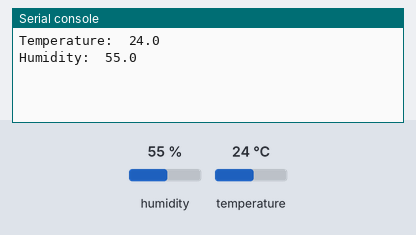
Simulated run of this program. Board: Raspberry Pi Pico running MicroPython. Shown: the last lines printed to the serial console. The test bench sets the inputs (shaded band); at power-on: humidity 55 %, temperature 24 °C.

Above: at 11.2 s.
11.3 s: humidity set to 22 %
At 15.0 s:
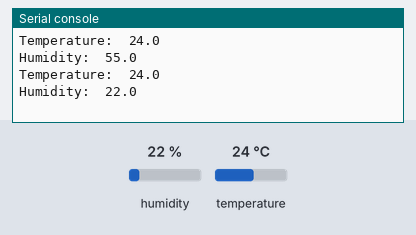
15.3 s: temperature set to 12 °C
At 19.0 s:
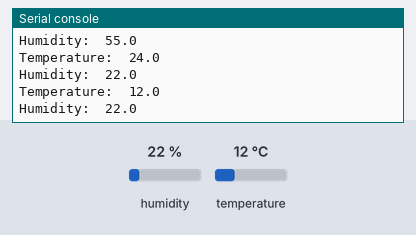
19.3 s: humidity set to 40 %
At 23.0 s:
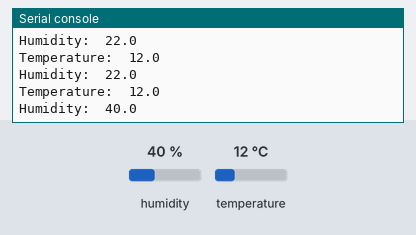
Timing chart, 0 to 24.5 s (numbered marks = the images above; inputs shaded):
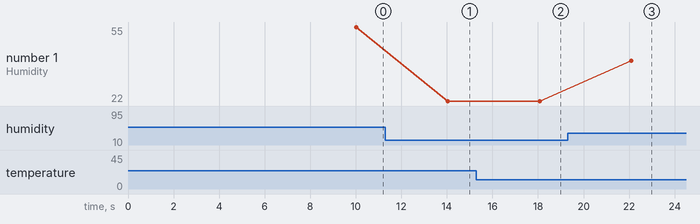

The program:

practice_temp_humidity.py
```python
# Reference: https://how2electronics.com/interfacing-dht11-temperature-humidity-sensor-with-raspberry-pi-pico/

# From DHT data sheet (https://www.mouser.com/datasheet/2/758/DHT11-Technical-Data-Sheet-Translated-Version-1143054.pdf):
# Temperature range is 0 - 50 C +- 2
# Humidity range is 20 - 80% RH +- 5%

from machine import Pin, I2C
import utime as time
from dht import DHT11, InvalidPulseCount

pin = Pin(16, Pin.IN, Pin.PULL_UP)
sensor = DHT11(pin)
time.sleep(5)  # initial delay


pin = Pin(16, Pin.IN, Pin.PULL_UP)
sensor = DHT11(pin)
time.sleep(5)

try:
    while True:
        try:
            sensor.measure()
            print(f"Temperature:\t{sensor.temperature}")
            print(f"Humidity:\t{sensor.humidity}")
            time.sleep(4)

        except InvalidPulseCount as e:
            print("Bad pulse count - retrying...")
except KeyboardInterrupt:
    sensor = Pin(16).value(0)
    print("Exiting...")
```

Measured:
- after the input at 11.3 s, the serial console: prints a new line after 2.7 s (image 1)
- after the input at 15.3 s, the serial console: prints a new line after 2.8 s (image 2)
- after the input at 19.3 s, the serial console: prints a new line after 2.8 s (image 3)
- plotted number 1: 55 → 22 after the input at 11.3 s, 22 → 40 after the input at 19.3 s
